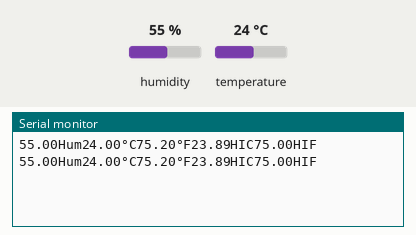
Recording of a sketch running on a simulated Arduino Uno, built with avr-gcc and run on an emulated ATmega328P. Parts: the last lines printed to the serial monitor. The test bench sets the inputs (shaded band); at power-on: humidity 55 %, temperature 24 °C.

Above: at 4.8 s.
4.9 s: humidity set to 22 %
At 6.6 s:
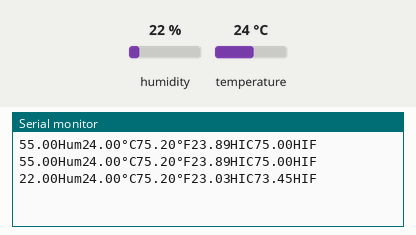
7.9 s: temperature set to 12 °C
At 8.4 s:
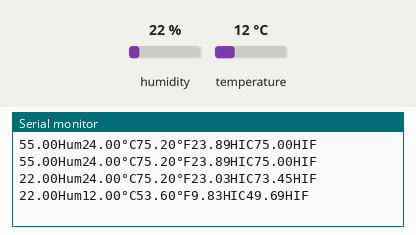
10.9 s: humidity set to 40 %
At 13.2 s:
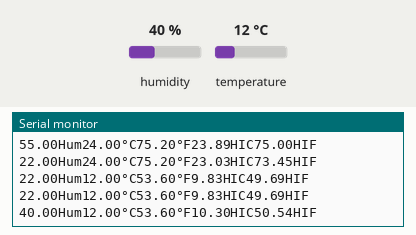
Timing chart, 0 to 14.7 s (numbered marks = the images above; inputs shaded):
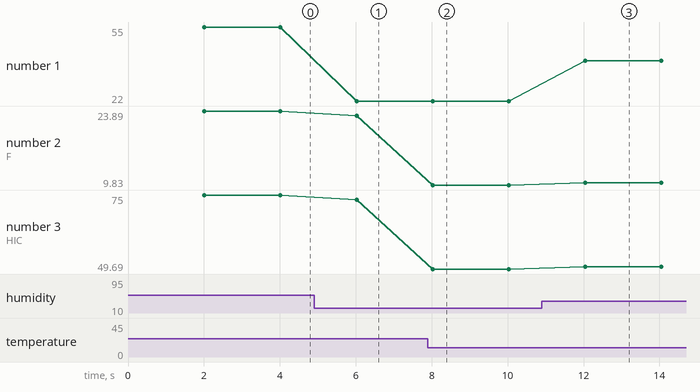

Measured:
- after the input at 4.9 s, the serial monitor: prints a new line after 1.1 s (image 1)
- after the input at 7.9 s, the serial monitor: prints a new line after 0.13 s (image 2)
- after the input at 10.9 s, the serial monitor: prints a new line after 1.1 s (image 3)
- plotted number 1: 55 → 22 after the input at 4.9 s, 22 → 40 after the input at 10.9 s
- plotted number 2: 23.89 → 23.03 after the input at 4.9 s, 23.03 → 9.83 after the input at 7.9 s, 9.83 → 10.3 after the input at 10.9 s
- plotted number 3: 75 → 73.45 after the input at 4.9 s, 73.45 → 49.69 after the input at 7.9 s, 49.69 → 50.54 after the input at 10.9 s

The sketch:

Humidity_and_Temp_Acquisition.ino
```cpp
#include "DHT.h"
#define DHTPIN 2     // Digital pin connected to the DHT sensor
#define DHTTYPE DHT22
DHT dht(DHTPIN, DHTTYPE);

void setup() {
  Serial.begin(9600);
  dht.begin();

}
void loop() {

  // Wait a few seconds between measurements.
  delay(2000);

 //********DHT22 Readings********
  // Reading temperature or humidity takes about 250 milliseconds!
  // Sensor readings may also be up to 2 seconds 'old' (its a very slow sensor)
  float h = dht.readHumidity();
  // Read temperature as Celsius (the default)
  float t = dht.readTemperature();
  // Read temperature as Fahrenheit (isFahrenheit = true)
  float f = dht.readTemperature(true);
  // Check if any reads failed and exit early (to try again).

  if (isnan(h) || isnan(t) || isnan(f)) {
    Serial.println(F("Failed to read from DHT sensor!"));
    return;
  }

  // Compute heat index in Fahrenheit (the default)
  float hif = dht.computeHeatIndex(f, h);
  // Compute heat index in Celsius (isFahreheit = false)
  float hic = dht.computeHeatIndex(t, h, false);
  Serial.print(h);
  Serial.print("Hum");
  Serial.print(t); // This is temperature (in °C) reading from Temperature and Humidity sensor (DHT22)
  Serial.print("°C");
  Serial.print(f); // This is temperature (in °F) reading from Temperature and Humidity sensor (DHT22)
  Serial.print("°F");
  Serial.print(hic);
  Serial.print("HIC"); //Meaning Heat index in °C
  Serial.print(hif);
  Serial.println("HIF"); //Meaning Heat index in °F
}
```
